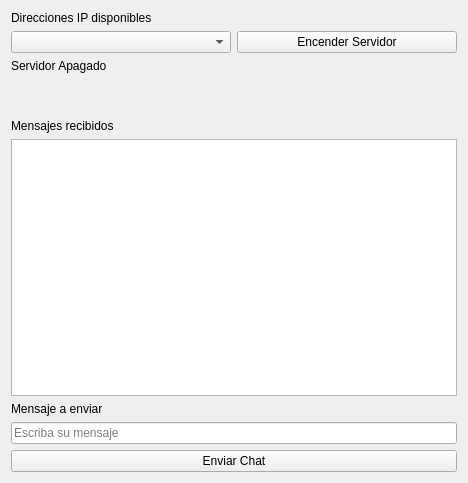
<?xml version="1.0" encoding="UTF-8"?>
<ui version="4.0">
 <class>WidgetMain</class>
 <widget class="QWidget" name="WidgetMain">
  <property name="geometry">
   <rect>
    <x>0</x>
    <y>0</y>
    <width>468</width>
    <height>483</height>
   </rect>
  </property>
  <property name="windowTitle">
   <string>Servidor TCP</string>
  </property>
  <layout class="QVBoxLayout" name="verticalLayout">
   <item>
    <widget class="QLabel" name="label">
     <property name="text">
      <string>Direcciones IP disponibles</string>
     </property>
    </widget>
   </item>
   <item>
    <layout class="QHBoxLayout" name="horizontalLayout_2">
     <item>
      <widget class="QComboBox" name="cbxIPs"/>
     </item>
     <item>
      <widget class="QPushButton" name="btnEncenderServer">
       <property name="text">
        <string>Encender Servidor</string>
       </property>
      </widget>
     </item>
    </layout>
   </item>
   <item>
    <widget class="QLabel" name="labelServerStatus">
     <property name="text">
      <string>Servidor Apagado</string>
     </property>
    </widget>
   </item>
   <item>
    <spacer name="verticalSpacer_3">
     <property name="orientation">
      <enum>Qt::Vertical</enum>
     </property>
     <property name="sizeType">
      <enum>QSizePolicy::Minimum</enum>
     </property>
     <property name="sizeHint" stdset="0">
      <size>
       <width>20</width>
       <height>40</height>
      </size>
     </property>
    </spacer>
   </item>
   <item>
    <widget class="QLabel" name="label_2">
     <property name="text">
      <string>Mensajes recibidos</string>
     </property>
    </widget>
   </item>
   <item>
    <widget class="QPlainTextEdit" name="plainTextEditChat"/>
   </item>
   <item>
    <widget class="QLabel" name="label_3">
     <property name="text">
      <string>Mensaje a enviar</string>
     </property>
    </widget>
   </item>
   <item>
    <widget class="QLineEdit" name="lineEdit">
     <property name="placeholderText">
      <string>Escriba su mensaje</string>
     </property>
    </widget>
   </item>
   <item>
    <widget class="QPushButton" name="btnEnviarChat">
     <property name="text">
      <string>Enviar Chat</string>
     </property>
    </widget>
   </item>
  </layout>
 </widget>
 <layoutdefault spacing="6" margin="11"/>
 <resources/>
 <connections/>
</ui>
